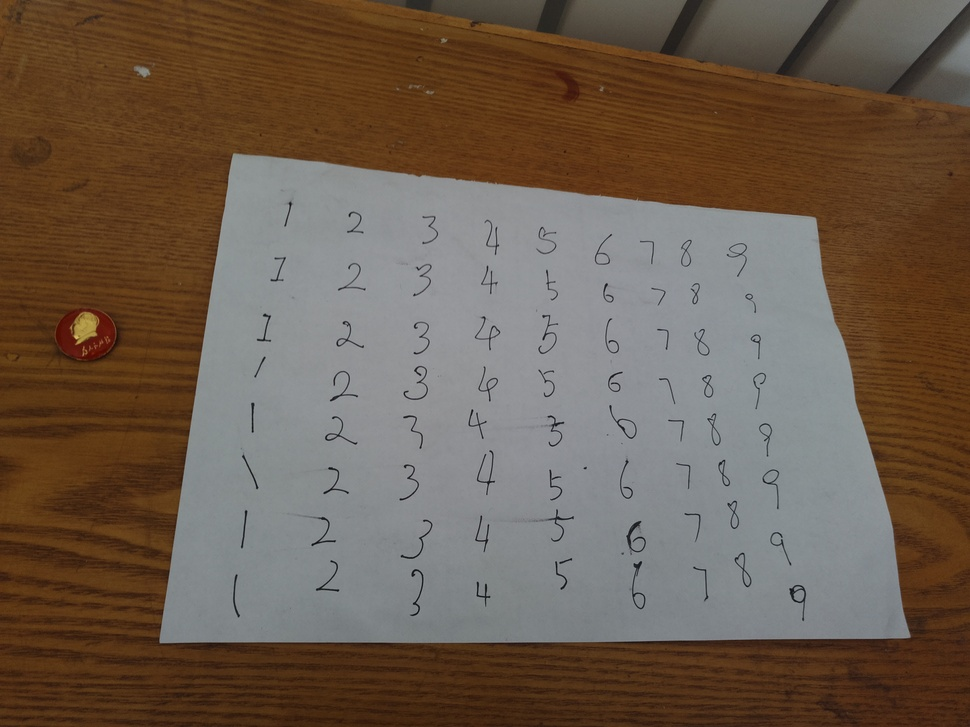
#> input picture 02.寻找A4纸所在的四边形区域与变形/src/raw_numbers_img.jpg, 970 x 727 px, shrunk from 4000 x 3000 before the run
$ python ContourApproximation.py   (older library calls are emulated)
#> lines starting #> are read from the running program, lines starting #| are printed output that depends on the picture; after the words box and inside, x2 and y2 are one past the last pixel; in counts of white or black regions, pixels touching at a corner belong together
'''
多边形近似提取A4纸的多边形点集
（四边形近似）
'''
import numpy as np
import cv2


# 读入图片
gray = cv2.imread('./raw_numbers_img.jpg', cv2.IMREAD_GRAYSCALE)
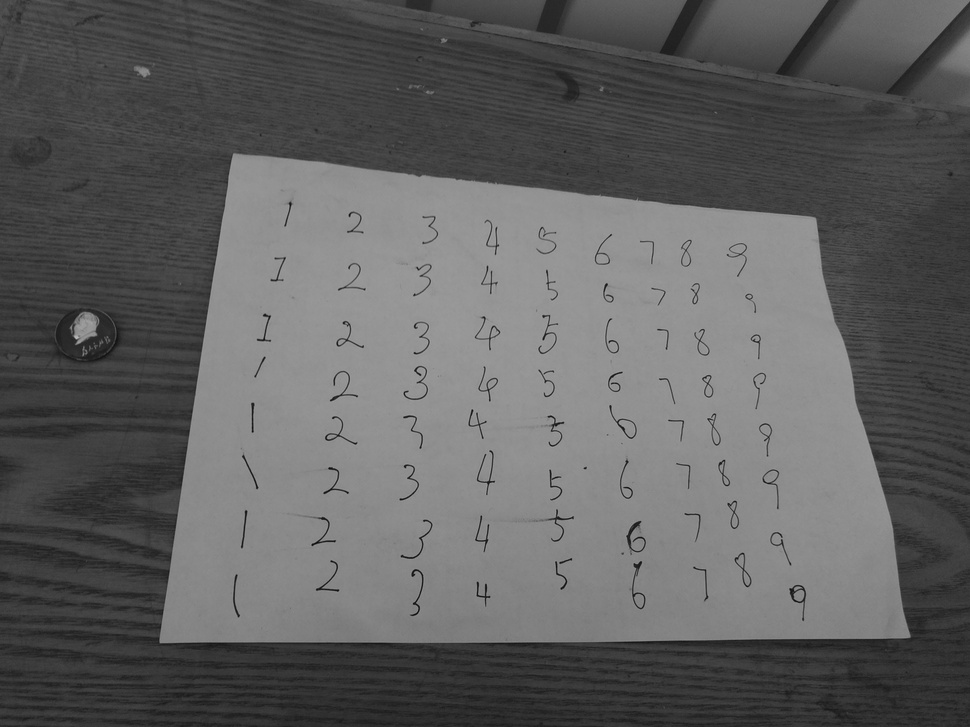
#> gray: shape (727, 970); min 10, max 186, mean 95.3
# 中值滤波 过滤噪声，保留边缘信息
gray = cv2.medianBlur(gray,5)
# Canny算子求得图像边缘
edges = cv2.Canny(gray, 50, 150, apertureSize = 3)
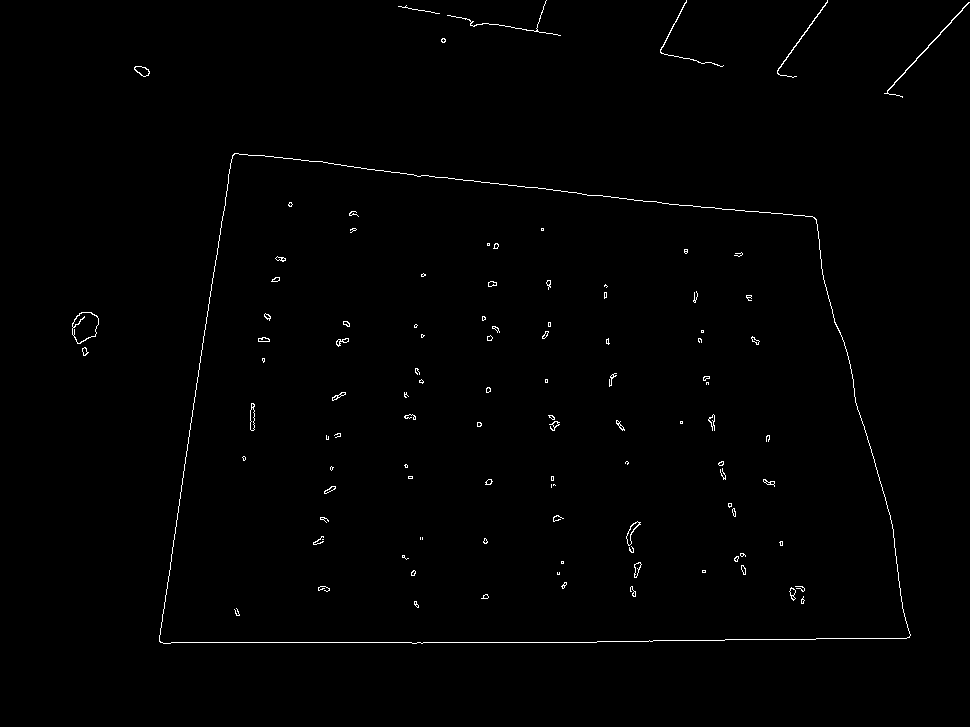
#> edges: shape (727, 970); 0.71% white in thin lines or dots, all inside (x1, y1, x2, y2) = (72, 0, 970, 644)

# 定义一个9×9的十字形状的结构元
kernel = cv2.getStructuringElement(cv2.MORPH_CROSS,(9,9))
# 重复膨胀 迭代10次
edges = cv2.dilate(edges, kernel, iterations=10)
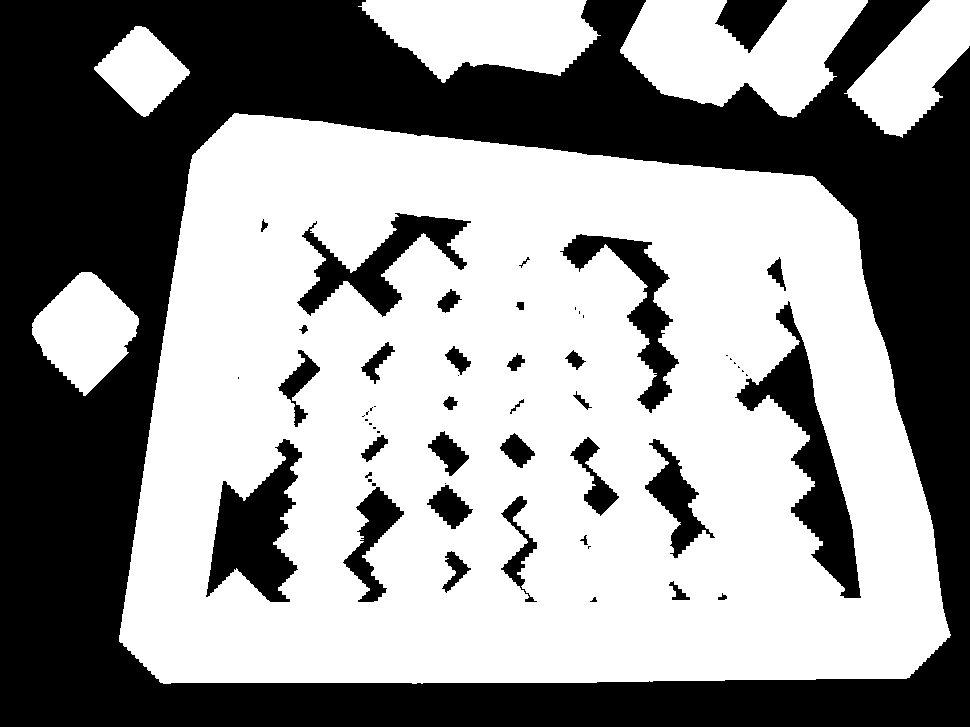
#> edges: shape (727, 970); 57.9% white; 57 black regions (23 under 20 px)


# 寻找轮廓
bimg, contours, hier = cv2.findContours(edges, cv2.RETR_EXTERNAL, cv2.CHAIN_APPROX_SIMPLE)
#> contours = 6 contours; box (x1, y1, x2, y2) and area: (119, 113, 951, 684) 396613, (620, 0, 868, 118) 17902, (358, 0, 601, 83) 13292, (844, 0, 970, 138) 8956, (32, 272, 139, 396) 7806, (94, 26, 190, 117) 4615
# 获取面积最大的contour
cnt = max(contours, key=lambda cnt: cv2.contourArea(cnt))
#> cnt = contour of 670 points, box (x1, y1, x2, y2) (119, 113, 951, 684), area 396613

edges_filter = np.zeros_like(gray)
cv2.drawContours(edges_filter, [cnt], 0, (255), 3)
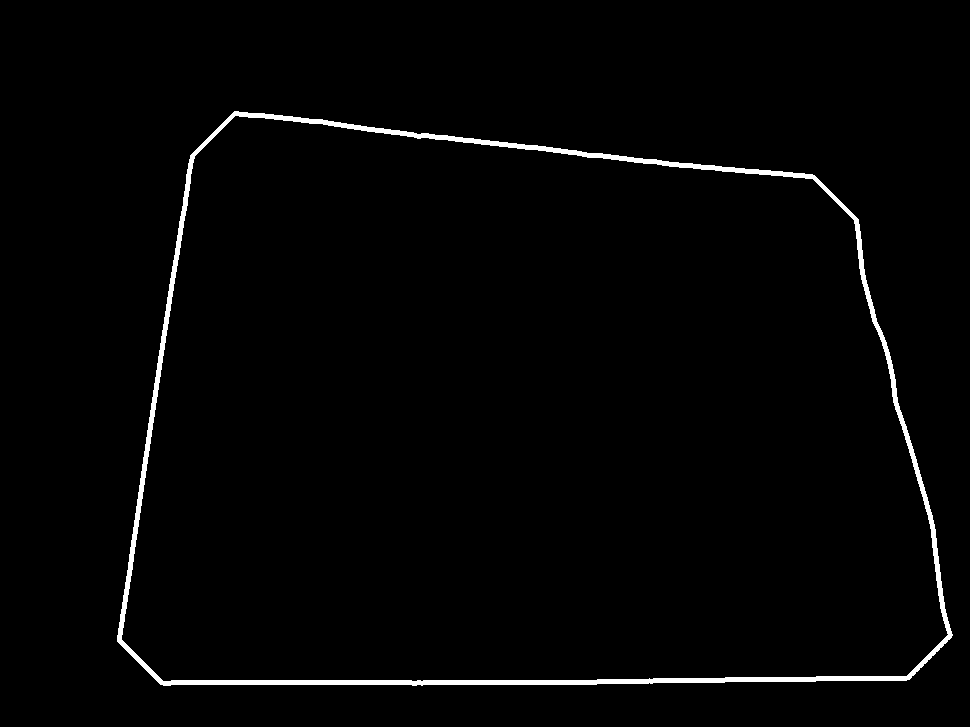
#> edges_filter: shape (727, 970); 1.7% white; 1 white region, box (x1, y1, x2, y2) and area: (117, 111, 953, 686) 12217
cv2.imwrite('number-edge-filter.png', edges_filter)

# 多变形近似
epsilon = 0.1*cv2.arcLength(cnt,True)
#> epsilon = 260.4
approx = cv2.approxPolyDP(cnt,epsilon,True)
#> approx = [[192, 155], [160, 682], [949, 637], [814, 177]]


canvas = cv2.cvtColor(edges_filter, cv2.COLOR_GRAY2BGR)
height,width,_ = canvas.shape
#> height = 727; width = 970

# print(approx)
cv2.drawContours(canvas, [approx], 0, (0, 255, 0), 10)
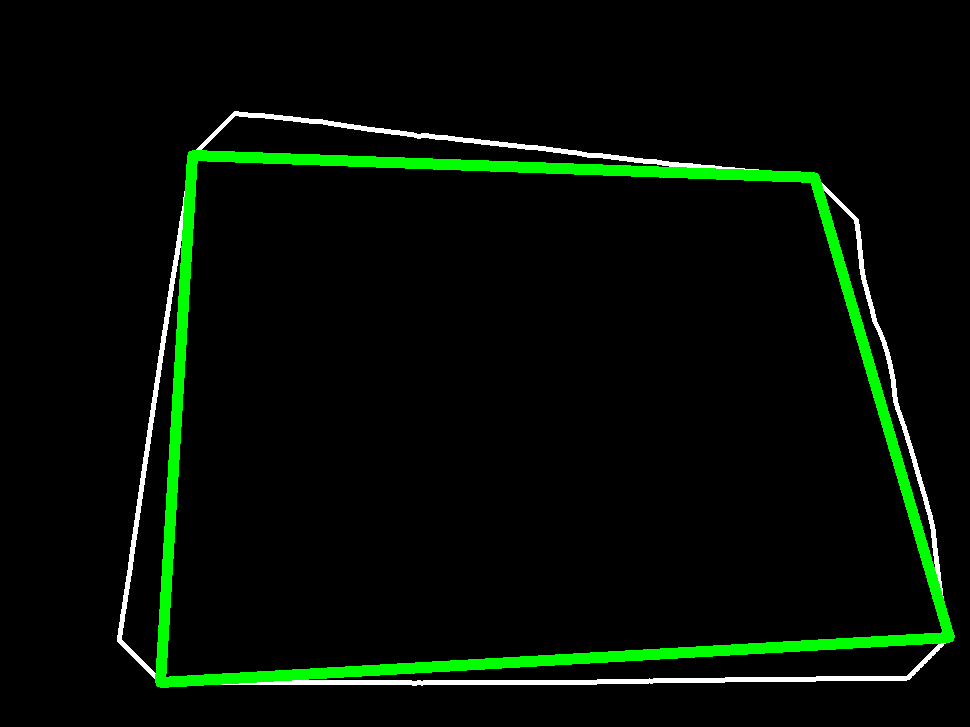
#> canvas: shape (727, 970, 3); mean B, G, R 3.8, 13.4, 3.8
for point in approx:
    # 绘制角点
    cv2.circle(canvas,tuple(point[0]), 40, (0,255, 255), -1)
#> this loop made 4 passes
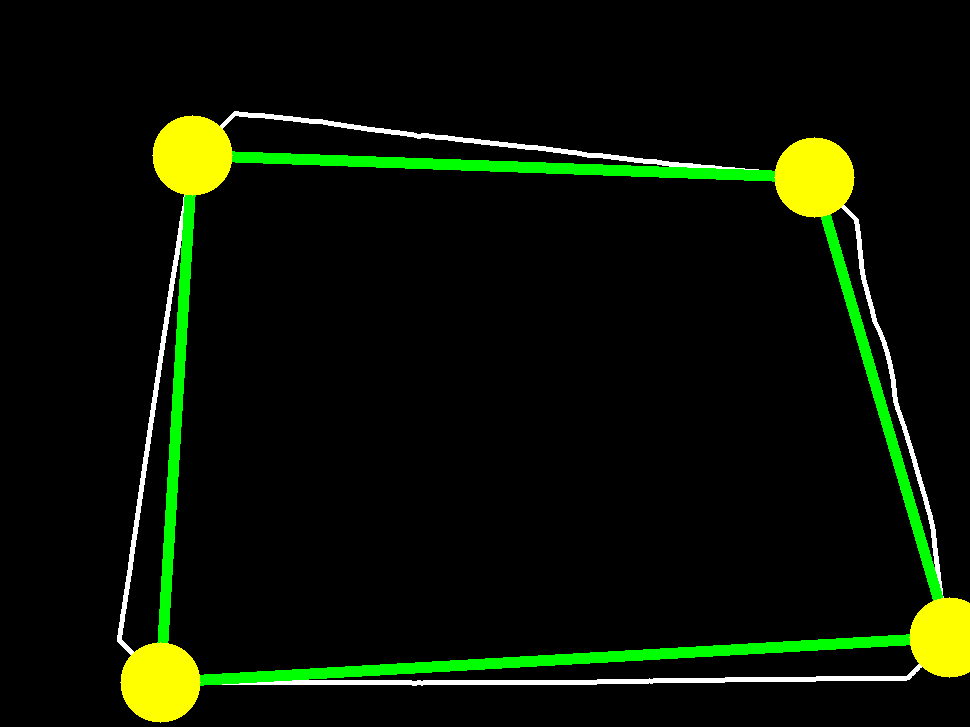
#> canvas: shape (727, 970, 3); 2.72% of pixels changed, all inside (x1, y1, x2, y2) = (120, 115, 970, 723)

cv2.namedWindow('Canny', flags=cv2.WINDOW_NORMAL | cv2.WINDOW_FREERATIO)
cv2.namedWindow('Result', flags=cv2.WINDOW_NORMAL | cv2.WINDOW_FREERATIO)
cv2.imshow('Canny', edges_filter )
cv2.imshow('Result', canvas)

# cv2.imwrite('countour-approximation-corner-point.png', canvas)
cv2.waitKey(0)
cv2.destroyAllWindows()
